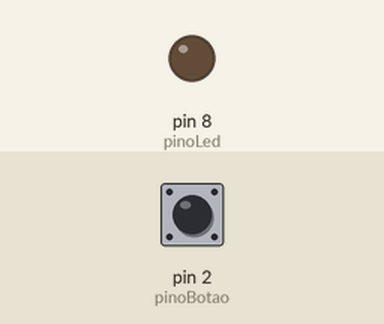
The sketch below on a simulated Arduino Uno, built with avr-gcc and run on an emulated ATmega328P. On the bench: output pins drawn as LEDs (lit = HIGH). Inputs (shaded band) come from the test bench; at power-on: pin 2 (pinoBotao) HIGH. Sleep ends after the set time or at an interrupt.

Above: at 1.2 s.
1.3 s: pin 2 (pinoBotao) pulled LOW for 0.15 s
At 1.8 s:
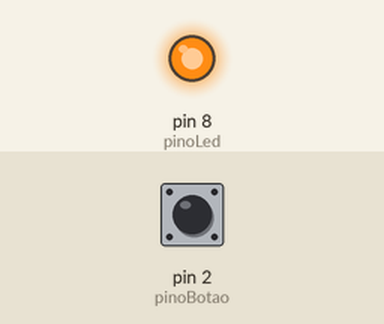
Timing chart, 0 to 4.3 s (numbered marks = the images above; inputs shaded):
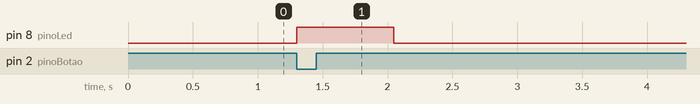

The sketch:

sketch.ino
```cpp
#include <avr/interrupt.h>
#include <avr/sleep.h>
#include <avr/wdt.h>

const int pinoBotao = 2;
const int pinoLed = 8;
// --- Flags de Interrupção ---
volatile bool g_acordarPeloBotao = false;
volatile bool g_acordarPeloWDT = false;

// --- ISR do Botão (INT0) ---
void isrBotao() {
  // Apenas levanta a flag
  g_acordarPeloBotao = true;
}

// --- ISR do Watchdog Timer ---
ISR(WDT_vect) {
  g_acordarPeloWDT = true; // Avisa ao loop para acordar
}

void setup() {
  pinMode(pinoLed, OUTPUT);
  pinMode(pinoBotao, INPUT_PULLUP);

  // Configura a interrupção do botão
  attachInterrupt(digitalPinToInterrupt(pinoBotao), isrBotao, FALLING);

  // Configura o WDT
  setupWatchdogTimer();

  // Configura o Modo de Sono
  set_sleep_mode(SLEEP_MODE_PWR_DOWN);
}

void setupWatchdogTimer() {
  cli();
  MCUSR &= ~(1 << WDRF);
  WDTCSR |= (1 << WDCE) | (1 << WDE);
  // Configura WDT para interrupção a cada 1 segundo
  WDTCSR = (1 << WDIE) | (1 << WDP2) | (1 << WDP1);
  sei();
}

void loop() {
  cli(); // Desliga interrupções para verificar flags

  if (g_acordarPeloBotao) {
    g_acordarPeloBotao = false;
    sei(); // Liga interrupções

    // Ação: Acende o LED
    digitalWrite(pinoLed, HIGH);

  } else if (g_acordarPeloWDT) {
    g_acordarPeloWDT = false;
    sei(); // Liga interrupções

    // Ação: Apaga o LED
    digitalWrite(pinoLed, LOW);

  } else {
    // Nenhuma flag, vamos dormir.
    sei();
    sleep_enable();
    sleep_cpu();        // ------ DORME AQUI ------
    sleep_disable();    // ------ ACORDA AQUI ------
  }
}
```

Measured:
- after the input at 1.3 s, pin 8 (pinoLed): LOW → HIGH at once, → LOW 0.75 s later
